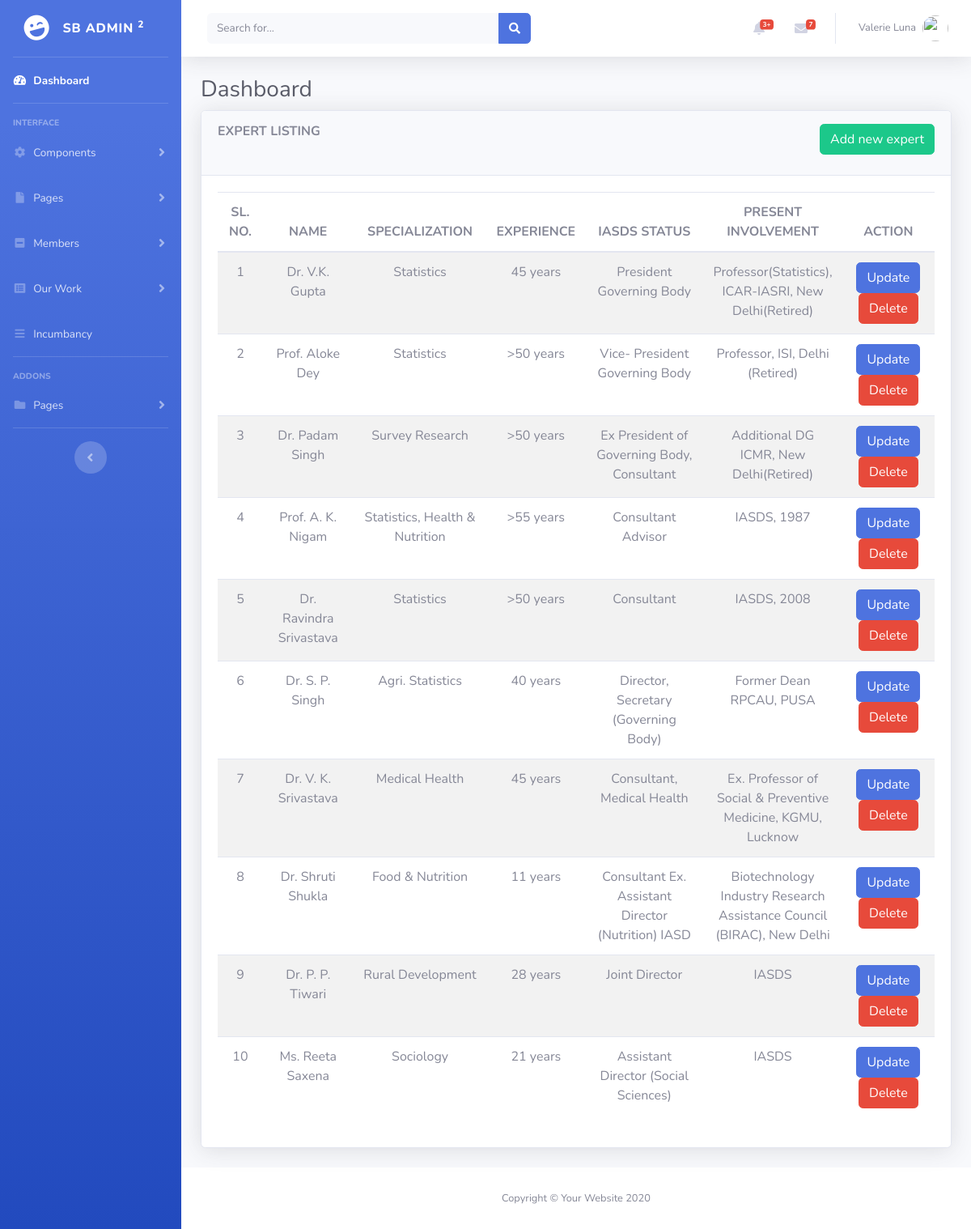
The page /admin/exp_team.php (signed in) on the database its author committed.
### tables this page shows
CREATE TABLE `exp_team` (
  `id` int(11) NOT NULL,
  `exp_name` varchar(50) NOT NULL,
  `exp_special` varchar(50) NOT NULL,
  `exp_experience` varchar(25) NOT NULL,
  `iasds_status` varchar(50) NOT NULL,
  `exp_present` varchar(100) NOT NULL
);

### admin/exp_team.php (the view, shortened to what this page needs)
<?php
include './connection.php';
?>
<!DOCTYPE html>
<html lang="en">
    <?php include './headtag.php'; ?>
    <body id="page-top">
        <div id="wrapper">
            <?php
            include './leftsidebar.php';
            ?>
            <div id="content-wrapper" class="d-flex flex-column">
                <div id="content">
                    <?php
                    include './topbar.php';
                    ?>
                    <div class="container-fluid">
                        <h1 class="h3 mb-2 text-gray-800">Dashboard</h1>
                        <div class="card shadow mb-4">
                            <form action="" method="post">
                                <div class="card-header py-3" style="height:80px;">
                                    <div class="form-row">
                                        <br>
                                        <div class="col"><h6 class="font-weight-bold">EXPERT LISTING</h6></div>
                                        <div class="col"><p align="right">
                                                <input type="button" class="btn btn-success" name="newExp" value="Add new expert" data-toggle="modal" data-target="#addNewExp">
                                            </p></div>
                                    </div></div>
                                <div class="card-body">
                                    <?php
                                        $query = "SELECT * FROM `exp_team`";
                                        $execute = mysqli_query($conn, $query);
                                        $num = mysqli_num_rows($execute);
                                    ?>
                                    <div class="table-responsive">
                                        <table class="table table-striped text-center" id="dataTable" width="100%" cellspacing="0">
                                            <thead>
                                                <tr>
                                                    <th>SL. NO.</th>
                                                    <th>NAME</th>
                                                    <th>SPECIALIZATION</th>
                                                    <th>EXPERIENCE</th>
                                                    <th>IASDS STATUS</th>
                                                    <th>PRESENT INVOLVEMENT</th>
                                                    <th>ACTION</th>
                                                </tr>
                                            </thead>
                                            <tbody>
                                                <?php
                                                for ($i = 0; $i < $num; $i++) {
                                                    $row = mysqli_fetch_array($execute);
                                                    ?>
                                                    <tr>
                                                        <td><?php echo $i + 1 ?></td>
                                                        <td><?php echo $row['exp_name'] ?></td>
                                                        <td><?php echo $row['exp_special'] ?></td>
                                                        <td><?php echo $row['exp_experience'] ?> years</td>
                                                        <td><?php echo $row['iasds_status'] ?></td>
                                                        <td width="12"><?php echo $row['exp_present'] ?></td>
                                                        <td><a id="upid" href="#" class="btn btn-primary" data-toggle="modal" data-target="#updateNewExp">Update</a> <a class="btn btn-danger" href="deleteExp?id=<?php echo $row['id'];?>" >Delete</a></td>
                                                    </tr>
                                                    <?php
                                                }
                                                ?>
                                            </tbody>
                                        </table>
                                    </div>
                                </div>
                            </form>
                        </div>
                    </div>
                </div>
                <footer class="sticky-footer bg-white">
                    <div class="container my-auto">
                        <div class="copyright text-center my-auto">
                            <span>Copyright &copy; Your Website 2020</span>
                        </div>
                    </div>
                </footer>
            </div>
        </div>
    </body>
</html>

### rows shown on the page
exp_team: exp_name "Dr. V.K. Gupta", exp_special "Statistics", exp_experience "45", iasds_status "President Governing Body", exp_present "Professor(Statistics), ICAR-IASRI, New Delhi(Retired)"
exp_team: exp_name "Prof. Aloke Dey", exp_special "Statistics", exp_experience ">50", iasds_status "Vice- President Governing Body", exp_present "Professor, ISI, Delhi (Retired)"
exp_team: exp_name "Dr. Padam Singh", exp_special "Survey Research", exp_experience ">50", iasds_status "Ex President of Governing Body, Consultant", exp_present "Additional DG ICMR, New Delhi(Retired)"
exp_team: exp_name "Prof. A. K. Nigam", exp_special "Statistics, Health & Nutrition", exp_experience ">55", iasds_status "Consultant Advisor", exp_present "IASDS, 1987"
exp_team: exp_name "Dr. Ravindra Srivastava", exp_special "Statistics", exp_experience ">50", iasds_status "Consultant", exp_present "IASDS, 2008"
exp_team: exp_name "Dr. S. P. Singh", exp_special "Agri. Statistics", exp_experience "40", iasds_status "Director, Secretary (Governing Body)", exp_present "Former Dean RPCAU, PUSA"
exp_team: exp_name "Dr. V. K. Srivastava", exp_special "Medical Health", exp_experience "45", iasds_status "Consultant, Medical Health", exp_present "Ex. Professor of Social & Preventive Medicine, KGMU, Lucknow"
exp_team: exp_name "Dr. Shruti Shukla", exp_special "Food & Nutrition", exp_experience "11", iasds_status "Consultant Ex. Assistant Director (Nutrition) IASD", exp_present "Biotechnology Industry Research Assistance Council (BIRAC), New Delhi"
exp_team: exp_name "Dr. P. P. Tiwari", exp_special "Rural Development", exp_experience "28", iasds_status "Joint Director", exp_present "IASDS"
exp_team: exp_name "Ms. Reeta Saxena", exp_special "Sociology", exp_experience "21", iasds_status "Assistant Director (Social Sciences)", exp_present "IASDS"
